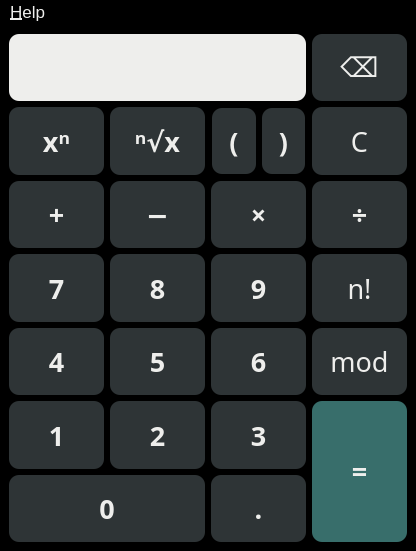
<?xml version="1.0" encoding="UTF-8"?>
<ui version="4.0">
 <class>MainWindow</class>
 <widget class="QMainWindow" name="MainWindow">
  <property name="geometry">
   <rect>
    <x>0</x>
    <y>0</y>
    <width>416</width>
    <height>551</height>
   </rect>
  </property>
  <property name="windowTitle">
   <string>RedakGang's Calculator</string>
  </property>
  <property name="styleSheet">
   <string notr="true">background-color: rgb(0, 0, 0);</string>
  </property>
  <widget class="QWidget" name="centralwidget">
   <layout class="QGridLayout" name="gridLayout_2">
    <item row="0" column="3">
     <widget class="QPushButton" name="btn_erase">
      <property name="sizePolicy">
       <sizepolicy hsizetype="Expanding" vsizetype="Expanding">
        <horstretch>0</horstretch>
        <verstretch>0</verstretch>
       </sizepolicy>
      </property>
      <property name="font">
       <font>
        <family>Arial</family>
        <pointsize>20</pointsize>
        <weight>50</weight>
        <bold>false</bold>
        <kerning>true</kerning>
       </font>
      </property>
      <property name="styleSheet">
       <string notr="true">background-color: rgb(46, 52, 54);
color: rgb(238, 238, 236);
border-radius: 10px;</string>
      </property>
      <property name="text">
       <string>⌫</string>
      </property>
      <property name="shortcut">
       <string>Backspace</string>
      </property>
     </widget>
    </item>
    <item row="0" column="0" colspan="3">
     <widget class="QLineEdit" name="display">
      <property name="enabled">
       <bool>true</bool>
      </property>
      <property name="sizePolicy">
       <sizepolicy hsizetype="Expanding" vsizetype="Expanding">
        <horstretch>0</horstretch>
        <verstretch>0</verstretch>
       </sizepolicy>
      </property>
      <property name="font">
       <font>
        <pointsize>12</pointsize>
       </font>
      </property>
      <property name="mouseTracking">
       <bool>false</bool>
      </property>
      <property name="acceptDrops">
       <bool>false</bool>
      </property>
      <property name="styleSheet">
       <string notr="true">background-color: rgb(238, 238, 236);
border-radius: 10px;</string>
      </property>
      <property name="text">
       <string/>
      </property>
      <property name="frame">
       <bool>true</bool>
      </property>
      <property name="readOnly">
       <bool>true</bool>
      </property>
     </widget>
    </item>
    <item row="1" column="0">
     <widget class="QPushButton" name="btn_pow">
      <property name="sizePolicy">
       <sizepolicy hsizetype="Expanding" vsizetype="Expanding">
        <horstretch>0</horstretch>
        <verstretch>0</verstretch>
       </sizepolicy>
      </property>
      <property name="font">
       <font>
        <family>Berlin Sans FB Demi</family>
        <pointsize>20</pointsize>
        <weight>75</weight>
        <bold>true</bold>
       </font>
      </property>
      <property name="styleSheet">
       <string notr="true">background-color: rgb(46, 52, 54);
color: rgb(238, 238, 236);
border-radius: 10px;</string>
      </property>
      <property name="text">
       <string>xⁿ</string>
      </property>
     </widget>
    </item>
    <item row="1" column="1">
     <widget class="QPushButton" name="btn_root">
      <property name="sizePolicy">
       <sizepolicy hsizetype="Expanding" vsizetype="Expanding">
        <horstretch>0</horstretch>
        <verstretch>0</verstretch>
       </sizepolicy>
      </property>
      <property name="minimumSize">
       <size>
        <width>70</width>
        <height>0</height>
       </size>
      </property>
      <property name="font">
       <font>
        <family>Berlin Sans FB Demi</family>
        <pointsize>20</pointsize>
        <weight>75</weight>
        <bold>true</bold>
       </font>
      </property>
      <property name="styleSheet">
       <string notr="true">background-color: rgb(46, 52, 54);
color: rgb(238, 238, 236);
border-radius: 10px;</string>
      </property>
      <property name="text">
       <string>ⁿ√x</string>
      </property>
     </widget>
    </item>
    <item row="1" column="2">
     <widget class="QFrame" name="frame">
      <property name="sizePolicy">
       <sizepolicy hsizetype="Expanding" vsizetype="Expanding">
        <horstretch>0</horstretch>
        <verstretch>0</verstretch>
       </sizepolicy>
      </property>
      <property name="minimumSize">
       <size>
        <width>70</width>
        <height>0</height>
       </size>
      </property>
      <property name="frameShape">
       <enum>QFrame::StyledPanel</enum>
      </property>
      <property name="frameShadow">
       <enum>QFrame::Raised</enum>
      </property>
      <layout class="QGridLayout" name="gridLayout">
       <property name="sizeConstraint">
        <enum>QLayout::SetDefaultConstraint</enum>
       </property>
       <property name="leftMargin">
        <number>0</number>
       </property>
       <property name="topMargin">
        <number>0</number>
       </property>
       <property name="rightMargin">
        <number>0</number>
       </property>
       <property name="bottomMargin">
        <number>0</number>
       </property>
       <item row="0" column="0">
        <widget class="QPushButton" name="btn_bracket_start">
         <property name="sizePolicy">
          <sizepolicy hsizetype="Expanding" vsizetype="Expanding">
           <horstretch>0</horstretch>
           <verstretch>0</verstretch>
          </sizepolicy>
         </property>
         <property name="minimumSize">
          <size>
           <width>35</width>
           <height>0</height>
          </size>
         </property>
         <property name="font">
          <font>
           <family>Berlin Sans FB Demi</family>
           <pointsize>20</pointsize>
           <weight>75</weight>
           <bold>true</bold>
          </font>
         </property>
         <property name="styleSheet">
          <string notr="true">background-color: rgb(46, 52, 54);
color: rgb(238, 238, 236);
border-radius: 10px;</string>
         </property>
         <property name="text">
          <string>(</string>
         </property>
         <property name="shortcut">
          <string>(</string>
         </property>
        </widget>
       </item>
       <item row="0" column="1">
        <widget class="QPushButton" name="btn_bracket_end">
         <property name="sizePolicy">
          <sizepolicy hsizetype="Expanding" vsizetype="Expanding">
           <horstretch>0</horstretch>
           <verstretch>0</verstretch>
          </sizepolicy>
         </property>
         <property name="minimumSize">
          <size>
           <width>35</width>
           <height>0</height>
          </size>
         </property>
         <property name="font">
          <font>
           <family>Berlin Sans FB Demi</family>
           <pointsize>20</pointsize>
           <weight>75</weight>
           <bold>true</bold>
          </font>
         </property>
         <property name="styleSheet">
          <string notr="true">background-color: rgb(46, 52, 54);
color: rgb(238, 238, 236);
border-radius: 10px;</string>
         </property>
         <property name="text">
          <string>)</string>
         </property>
         <property name="shortcut">
          <string>)</string>
         </property>
        </widget>
       </item>
      </layout>
     </widget>
    </item>
    <item row="2" column="2">
     <widget class="QPushButton" name="btn_mul">
      <property name="sizePolicy">
       <sizepolicy hsizetype="Expanding" vsizetype="Expanding">
        <horstretch>0</horstretch>
        <verstretch>0</verstretch>
       </sizepolicy>
      </property>
      <property name="font">
       <font>
        <family>Berlin Sans FB Demi</family>
        <pointsize>20</pointsize>
        <weight>75</weight>
        <bold>true</bold>
       </font>
      </property>
      <property name="styleSheet">
       <string notr="true">background-color: rgb(46, 52, 54);
color: rgb(238, 238, 236);
border-radius: 10px;</string>
      </property>
      <property name="text">
       <string>×</string>
      </property>
      <property name="shortcut">
       <string>*</string>
      </property>
     </widget>
    </item>
    <item row="1" column="3">
     <widget class="QPushButton" name="btn_clear">
      <property name="sizePolicy">
       <sizepolicy hsizetype="Expanding" vsizetype="Expanding">
        <horstretch>0</horstretch>
        <verstretch>0</verstretch>
       </sizepolicy>
      </property>
      <property name="font">
       <font>
        <family>Berlin Sans FB Demi</family>
        <pointsize>20</pointsize>
        <weight>50</weight>
        <bold>false</bold>
       </font>
      </property>
      <property name="styleSheet">
       <string notr="true">background-color: rgb(46, 52, 54);
color: rgb(238, 238, 236);
border-radius: 10px;</string>
      </property>
      <property name="text">
       <string>C</string>
      </property>
      <property name="shortcut">
       <string>Del</string>
      </property>
     </widget>
    </item>
    <item row="2" column="1">
     <widget class="QPushButton" name="btn_sub">
      <property name="sizePolicy">
       <sizepolicy hsizetype="Expanding" vsizetype="Expanding">
        <horstretch>0</horstretch>
        <verstretch>0</verstretch>
       </sizepolicy>
      </property>
      <property name="font">
       <font>
        <family>Berlin Sans FB Demi</family>
        <pointsize>20</pointsize>
        <weight>75</weight>
        <bold>true</bold>
       </font>
      </property>
      <property name="styleSheet">
       <string notr="true">background-color: rgb(46, 52, 54);
color: rgb(238, 238, 236);
border-radius: 10px;</string>
      </property>
      <property name="text">
       <string>−</string>
      </property>
      <property name="shortcut">
       <string>-</string>
      </property>
     </widget>
    </item>
    <item row="2" column="0">
     <widget class="QPushButton" name="btn_add">
      <property name="sizePolicy">
       <sizepolicy hsizetype="Expanding" vsizetype="Expanding">
        <horstretch>0</horstretch>
        <verstretch>0</verstretch>
       </sizepolicy>
      </property>
      <property name="font">
       <font>
        <family>Berlin Sans FB Demi</family>
        <pointsize>20</pointsize>
        <weight>75</weight>
        <bold>true</bold>
       </font>
      </property>
      <property name="styleSheet">
       <string notr="true">background-color: rgb(46, 52, 54);
color: rgb(238, 238, 236);
border-radius: 10px;</string>
      </property>
      <property name="text">
       <string>+</string>
      </property>
      <property name="shortcut">
       <string>+</string>
      </property>
     </widget>
    </item>
    <item row="3" column="0">
     <widget class="QPushButton" name="btn_7">
      <property name="sizePolicy">
       <sizepolicy hsizetype="Expanding" vsizetype="Expanding">
        <horstretch>0</horstretch>
        <verstretch>0</verstretch>
       </sizepolicy>
      </property>
      <property name="font">
       <font>
        <family>Berlin Sans FB Demi</family>
        <pointsize>20</pointsize>
        <weight>75</weight>
        <bold>true</bold>
       </font>
      </property>
      <property name="styleSheet">
       <string notr="true">background-color: rgb(46, 52, 54);
color: rgb(238, 238, 236);
border-radius: 10px;</string>
      </property>
      <property name="text">
       <string>7</string>
      </property>
      <property name="shortcut">
       <string>7</string>
      </property>
     </widget>
    </item>
    <item row="3" column="1">
     <widget class="QPushButton" name="btn_8">
      <property name="sizePolicy">
       <sizepolicy hsizetype="Expanding" vsizetype="Expanding">
        <horstretch>0</horstretch>
        <verstretch>0</verstretch>
       </sizepolicy>
      </property>
      <property name="font">
       <font>
        <family>Berlin Sans FB Demi</family>
        <pointsize>20</pointsize>
        <weight>75</weight>
        <bold>true</bold>
       </font>
      </property>
      <property name="styleSheet">
       <string notr="true">background-color: rgb(46, 52, 54);
color: rgb(238, 238, 236);
border-radius: 10px;</string>
      </property>
      <property name="text">
       <string>8</string>
      </property>
      <property name="shortcut">
       <string>8</string>
      </property>
     </widget>
    </item>
    <item row="3" column="2">
     <widget class="QPushButton" name="btn_9">
      <property name="sizePolicy">
       <sizepolicy hsizetype="Expanding" vsizetype="Expanding">
        <horstretch>0</horstretch>
        <verstretch>0</verstretch>
       </sizepolicy>
      </property>
      <property name="font">
       <font>
        <family>Berlin Sans FB Demi</family>
        <pointsize>20</pointsize>
        <weight>75</weight>
        <bold>true</bold>
       </font>
      </property>
      <property name="styleSheet">
       <string notr="true">background-color: rgb(46, 52, 54);
color: rgb(238, 238, 236);
border-radius: 10px;</string>
      </property>
      <property name="text">
       <string>9</string>
      </property>
      <property name="shortcut">
       <string>9</string>
      </property>
     </widget>
    </item>
    <item row="3" column="3">
     <widget class="QPushButton" name="btn_fact">
      <property name="sizePolicy">
       <sizepolicy hsizetype="Expanding" vsizetype="Expanding">
        <horstretch>0</horstretch>
        <verstretch>0</verstretch>
       </sizepolicy>
      </property>
      <property name="font">
       <font>
        <family>Berlin Sans FB Demi</family>
        <pointsize>20</pointsize>
        <weight>50</weight>
        <bold>false</bold>
       </font>
      </property>
      <property name="styleSheet">
       <string notr="true">background-color: rgb(46, 52, 54);
color: rgb(238, 238, 236);
border-radius: 10px;</string>
      </property>
      <property name="text">
       <string>n!</string>
      </property>
     </widget>
    </item>
    <item row="4" column="0">
     <widget class="QPushButton" name="btn_4">
      <property name="sizePolicy">
       <sizepolicy hsizetype="Expanding" vsizetype="Expanding">
        <horstretch>0</horstretch>
        <verstretch>0</verstretch>
       </sizepolicy>
      </property>
      <property name="font">
       <font>
        <family>Berlin Sans FB Demi</family>
        <pointsize>20</pointsize>
        <weight>75</weight>
        <bold>true</bold>
       </font>
      </property>
      <property name="styleSheet">
       <string notr="true">background-color: rgb(46, 52, 54);
color: rgb(238, 238, 236);
border-radius: 10px;</string>
      </property>
      <property name="text">
       <string>4</string>
      </property>
      <property name="shortcut">
       <string>4</string>
      </property>
     </widget>
    </item>
    <item row="4" column="1">
     <widget class="QPushButton" name="btn_5">
      <property name="sizePolicy">
       <sizepolicy hsizetype="Expanding" vsizetype="Expanding">
        <horstretch>0</horstretch>
        <verstretch>0</verstretch>
       </sizepolicy>
      </property>
      <property name="font">
       <font>
        <family>Berlin Sans FB Demi</family>
        <pointsize>20</pointsize>
        <weight>75</weight>
        <bold>true</bold>
       </font>
      </property>
      <property name="styleSheet">
       <string notr="true">background-color: rgb(46, 52, 54);
color: rgb(238, 238, 236);
border-radius: 10px;</string>
      </property>
      <property name="text">
       <string>5</string>
      </property>
      <property name="shortcut">
       <string>5</string>
      </property>
     </widget>
    </item>
    <item row="4" column="2">
     <widget class="QPushButton" name="btn_6">
      <property name="sizePolicy">
       <sizepolicy hsizetype="Expanding" vsizetype="Expanding">
        <horstretch>0</horstretch>
        <verstretch>0</verstretch>
       </sizepolicy>
      </property>
      <property name="font">
       <font>
        <family>Berlin Sans FB Demi</family>
        <pointsize>20</pointsize>
        <weight>75</weight>
        <bold>true</bold>
       </font>
      </property>
      <property name="styleSheet">
       <string notr="true">background-color: rgb(46, 52, 54);
color: rgb(238, 238, 236);
border-radius: 10px;</string>
      </property>
      <property name="text">
       <string>6</string>
      </property>
      <property name="shortcut">
       <string>6</string>
      </property>
     </widget>
    </item>
    <item row="4" column="3">
     <widget class="QPushButton" name="btn_mod">
      <property name="sizePolicy">
       <sizepolicy hsizetype="Expanding" vsizetype="Expanding">
        <horstretch>0</horstretch>
        <verstretch>0</verstretch>
       </sizepolicy>
      </property>
      <property name="font">
       <font>
        <family>Berlin Sans FB Demi</family>
        <pointsize>20</pointsize>
        <weight>50</weight>
        <bold>false</bold>
       </font>
      </property>
      <property name="styleSheet">
       <string notr="true">background-color: rgb(46, 52, 54);
color: rgb(238, 238, 236);
border-radius: 10px;</string>
      </property>
      <property name="text">
       <string>mod</string>
      </property>
     </widget>
    </item>
    <item row="5" column="0">
     <widget class="QPushButton" name="btn_1">
      <property name="sizePolicy">
       <sizepolicy hsizetype="Expanding" vsizetype="Expanding">
        <horstretch>0</horstretch>
        <verstretch>0</verstretch>
       </sizepolicy>
      </property>
      <property name="font">
       <font>
        <family>Berlin Sans FB Demi</family>
        <pointsize>20</pointsize>
        <weight>75</weight>
        <bold>true</bold>
       </font>
      </property>
      <property name="styleSheet">
       <string notr="true">background-color: rgb(46, 52, 54);
color: rgb(238, 238, 236);
border-radius: 10px;</string>
      </property>
      <property name="text">
       <string>1</string>
      </property>
      <property name="shortcut">
       <string>1</string>
      </property>
     </widget>
    </item>
    <item row="5" column="1">
     <widget class="QPushButton" name="btn_2">
      <property name="sizePolicy">
       <sizepolicy hsizetype="Expanding" vsizetype="Expanding">
        <horstretch>0</horstretch>
        <verstretch>0</verstretch>
       </sizepolicy>
      </property>
      <property name="font">
       <font>
        <family>Berlin Sans FB Demi</family>
        <pointsize>20</pointsize>
        <weight>75</weight>
        <bold>true</bold>
       </font>
      </property>
      <property name="styleSheet">
       <string notr="true">background-color: rgb(46, 52, 54);
color: rgb(238, 238, 236);
border-radius: 10px;</string>
      </property>
      <property name="text">
       <string>2</string>
      </property>
      <property name="shortcut">
       <string>2</string>
      </property>
     </widget>
    </item>
    <item row="5" column="2">
     <widget class="QPushButton" name="btn_3">
      <property name="sizePolicy">
       <sizepolicy hsizetype="Expanding" vsizetype="Expanding">
        <horstretch>0</horstretch>
        <verstretch>0</verstretch>
       </sizepolicy>
      </property>
      <property name="font">
       <font>
        <family>Berlin Sans FB Demi</family>
        <pointsize>20</pointsize>
        <weight>75</weight>
        <bold>true</bold>
       </font>
      </property>
      <property name="styleSheet">
       <string notr="true">background-color: rgb(46, 52, 54);
color: rgb(238, 238, 236);
border-radius: 10px;</string>
      </property>
      <property name="text">
       <string>3</string>
      </property>
      <property name="shortcut">
       <string>3</string>
      </property>
     </widget>
    </item>
    <item row="5" column="3" rowspan="2">
     <widget class="QPushButton" name="btn_result">
      <property name="sizePolicy">
       <sizepolicy hsizetype="Expanding" vsizetype="Expanding">
        <horstretch>0</horstretch>
        <verstretch>0</verstretch>
       </sizepolicy>
      </property>
      <property name="font">
       <font>
        <family>Berlin Sans FB Demi</family>
        <pointsize>20</pointsize>
        <weight>75</weight>
        <bold>true</bold>
       </font>
      </property>
      <property name="styleSheet">
       <string notr="true">background-color: rgb(56, 110, 107);
color: rgb(238, 238, 236);
border-radius: 10px;</string>
      </property>
      <property name="text">
       <string>=</string>
      </property>
      <property name="shortcut">
       <string>Return</string>
      </property>
     </widget>
    </item>
    <item row="6" column="0" colspan="2">
     <widget class="QPushButton" name="btn_0">
      <property name="sizePolicy">
       <sizepolicy hsizetype="Expanding" vsizetype="Expanding">
        <horstretch>0</horstretch>
        <verstretch>0</verstretch>
       </sizepolicy>
      </property>
      <property name="font">
       <font>
        <family>Berlin Sans FB Demi</family>
        <pointsize>20</pointsize>
        <weight>75</weight>
        <bold>true</bold>
       </font>
      </property>
      <property name="styleSheet">
       <string notr="true">background-color: rgb(46, 52, 54);
color: rgb(238, 238, 236);
border-radius: 10px;</string>
      </property>
      <property name="text">
       <string>0</string>
      </property>
      <property name="shortcut">
       <string>0</string>
      </property>
     </widget>
    </item>
    <item row="6" column="2">
     <widget class="QPushButton" name="btn_dot">
      <property name="sizePolicy">
       <sizepolicy hsizetype="Expanding" vsizetype="Expanding">
        <horstretch>0</horstretch>
        <verstretch>0</verstretch>
       </sizepolicy>
      </property>
      <property name="font">
       <font>
        <family>Berlin Sans FB Demi</family>
        <pointsize>20</pointsize>
        <weight>75</weight>
        <bold>true</bold>
       </font>
      </property>
      <property name="styleSheet">
       <string notr="true">background-color: rgb(46, 52, 54);
color: rgb(238, 238, 236);
border-radius: 10px;</string>
      </property>
      <property name="text">
       <string>.</string>
      </property>
     </widget>
    </item>
    <item row="2" column="3">
     <widget class="QPushButton" name="btn_div">
      <property name="sizePolicy">
       <sizepolicy hsizetype="Expanding" vsizetype="Expanding">
        <horstretch>0</horstretch>
        <verstretch>0</verstretch>
       </sizepolicy>
      </property>
      <property name="font">
       <font>
        <family>Berlin Sans FB Demi</family>
        <pointsize>20</pointsize>
        <weight>75</weight>
        <bold>true</bold>
       </font>
      </property>
      <property name="styleSheet">
       <string notr="true">background-color: rgb(46, 52, 54);
color: rgb(238, 238, 236);
border-radius: 10px;</string>
      </property>
      <property name="text">
       <string>÷</string>
      </property>
      <property name="shortcut">
       <string>/</string>
      </property>
     </widget>
    </item>
   </layout>
  </widget>
  <widget class="QMenuBar" name="menubar">
   <property name="geometry">
    <rect>
     <x>0</x>
     <y>0</y>
     <width>416</width>
     <height>25</height>
    </rect>
   </property>
   <property name="font">
    <font>
     <pointsize>13</pointsize>
    </font>
   </property>
   <property name="styleSheet">
    <string notr="true">color: rgb(238, 238, 236);</string>
   </property>
   <widget class="QMenu" name="menuHelp">
    <property name="font">
     <font>
      <pointsize>13</pointsize>
     </font>
    </property>
    <property name="title">
     <string>&amp;Help</string>
    </property>
    <addaction name="actionHow_this_works"/>
    <addaction name="actionAbout"/>
   </widget>
   <addaction name="menuHelp"/>
  </widget>
  <action name="actionAbout">
   <property name="text">
    <string>&amp;About</string>
   </property>
   <property name="font">
    <font>
     <pointsize>13</pointsize>
    </font>
   </property>
  </action>
  <action name="actionHow_this_works">
   <property name="text">
    <string>&amp;How this works?</string>
   </property>
   <property name="font">
    <font>
     <pointsize>13</pointsize>
    </font>
   </property>
  </action>
 </widget>
 <resources/>
 <connections/>
</ui>
